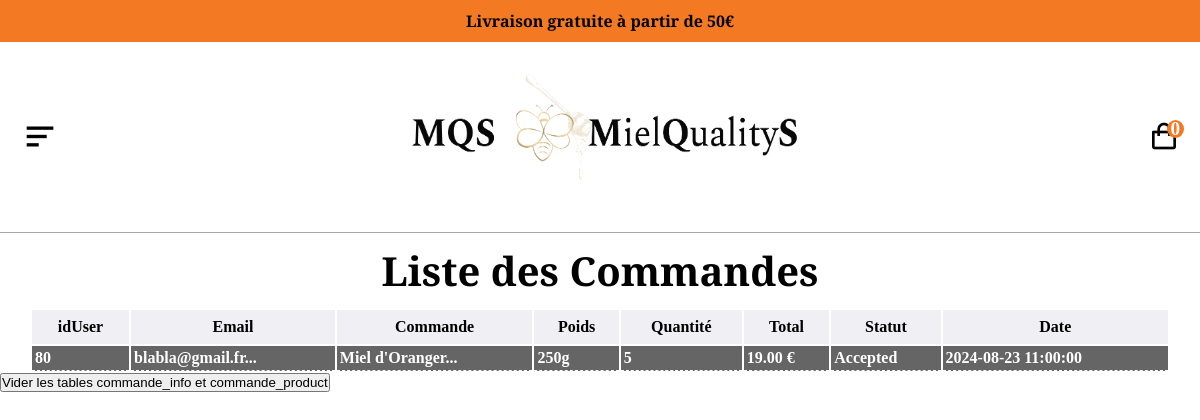
/ctrl/commande.php, run on the app's committed database.
### tables this page shows
CREATE TABLE commande_product (
    id INT AUTO_INCREMENT PRIMARY KEY
    ,idCommande_info INT NOT NULL
    ,idProduct INT NOT NULL
    ,name VARCHAR(250)
    ,poids VARCHAR(50) NOT NULL
    ,quantity INT NOT NULL
   ,price DECIMAL(10, 2) NOT NULL
);

CREATE TABLE commande_info (
    id INT AUTO_INCREMENT PRIMARY KEY
    ,idUser INT NOT NULL
    ,email VARCHAR(100) NOT NULL
    ,order_date TIMESTAMP DEFAULT CURRENT_TIMESTAMP
    ,total DECIMAL(10, 2) NOT NULL
    ,status VARCHAR(50) DEFAULT 'Pending'
);

### ctrl/commande.php (called while the page is built, shortened)
<?php
require_once $_SERVER['DOCUMENT_ROOT'] . '/model/lib/commande.php';
$dbConnection = getConnection($dbConfig);
$query = ' SELECT commande_info.idUser, commande_info.email, commande_product.name, commande_product.poids, commande_product.quantity, commande_info.total, commande_info.status, commande_info.order_date';
$query .= ' FROM commande_info';
$query .= ' LEFT JOIN commande_product ON commande_info.id = commande_product.idCommande_info';
$statement = $dbConnection->prepare($query);
$successOrFailure = $statement->execute();
$listCommande = $statement->fetchAll(PDO::FETCH_ASSOC);
include $_SERVER['DOCUMENT_ROOT'] . '/view/commande.php';

### view/commande.php (the view, shortened to what this page needs)
<!DOCTYPE html>
<html lang="fr">
<head>
    <link href='https://unpkg.com/boxicons@2.1.4/css/boxicons.min.css' rel='stylesheet'>
    <link rel="stylesheet" href="../../asset/css/style.css">
</head>
<body>
<div class="promo">
    <p>Livraison gratuite à partir de 50€</p>
</div>
    <?php include $_SERVER['DOCUMENT_ROOT'] . '/view/partial/header.php' ?>
    <h1 class="titleList">Liste des Commandes</h1>
    <section class="sectionList">
        <div class="product-list-table">
            <table>
                <thead>
                    <tr>
                        <th>idUser</th>
                        <th>Email</th>
                        <th>Commande</th>
                        <th>Poids</th>
                        <th>Quantité</th>
                        <th>Total</th>
                        <th>Statut</th>
                        <th>Date</th>
                    </tr>
                </thead>
                <tbody>
                    <?php foreach ($listCommande as $commande) { ?>
                        <tr>
                            <td><?= $commande['idUser'] ?></td>
                            <td><?= mb_substr($commande['email'], 0, 40) . '...' ?></td>
                            <td><?= mb_substr($commande['name'], 0, 27) . '...' ?></td>
                            <td><?= $commande['poids'] ?></td>
                            <td><?= substr($commande['quantity'], 0, 3) ?></td>
                        <td>
                            <?php
                            $formattedTotal = number_format($commande['total'], 2);
                            echo (strlen($formattedTotal) > 7) ? substr($formattedTotal, 0, 7) : $formattedTotal;
                            ?> €
                        </td>
                            <td><?= $commande['status'] ?></td>
                            <td><?= $commande['order_date'] ?></td>
                        </tr>
                    <?php } ?>
                </tbody>
            </table>
        </div>
    </section>
    <form action="/ctrl/commande.php" method="post">
        <button type="submit">Vider les tables commande_info et commande_product</button>
    </form>
</body>
</html>

### asset/css/style.css (style rules this page uses)
* { margin: 0; padding: 0; }
body { overflow-x: hidden !important; margin: 0; padding: 0; width: 100vw; box-sizing: border-box !important; }
.promo { background-color: #f37923; color: #000; font-weight: bold; text-align: center; padding: 10px; font-family: "Spectral", serif; }
.titleList { text-align: center; padding: 10px; font-family: "Spectral", serif; }
.sectionList { width: 95%; margin: 0 auto; }
.product-list-table { display: none; }
@media (min-width: 1024px) { .product-list-table { display: block; width: 100%; margin: 0 auto; } }
@media (min-width: 1024px) { .product-list-table table { width: 100%; } }
@media (min-width: 1024px) { .product-list-table table thead > tr > th { padding: 8px; background-color: #f0f0f4; font-weight: bold; text-align: center; } }
@media (min-width: 1024px) { .product-list-table table tbody > tr > td { padding: 3px; text-align: left; border-bottom: 1px dashed; color: #fff; background-color: rgba(0, 0, 0, 0.6039215686); font-weight: bold; } }
h1 { text-align: center; font-family: "Spectral", serif; }
@media (min-width: 1024px) { h1 { font-size: 2.5rem; text-align: center; font-family: "Spectral", serif; } }

### data on the page
commande_product: idCommande_info.idUser "80", idCommande_info.email "blabla@gmail.fr", name "Miel d'Oranger", poids "250g", quantity "5", idCommande_info.total "19.00", idCommande_info.status "Accepted", idCommande_info.order_date "2024-08-23 11:00:00"
